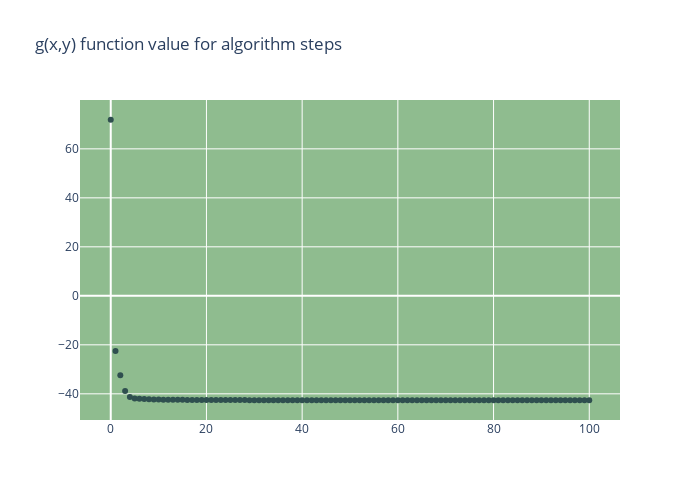

Source (notebook cell):
### Markdown cell above
Z przeprowadzonych obserwacji wywnioskowałem, że potrzebuję co najmniej kilkuset iteracji (uruchomień dla punktów początkowych) by zbadać generalne zachowanie algorytmu. Badania przeprowadzałem głównie na obszarze od -3 do 3, na którym 100 kroków algorytmu było zdecydowanie wystarczające żeby funkcja zatrzymała się po osiągnięciu dolnego limitu wartości gradientu, oznaczonego współczynnikiem odcięcia.

### Code cell
vals = [g(p) for p in dsc[0]]
layout = go.Layout(width=700, height=500,
                title_text='g(x,y) function value for algorithm steps',
                plot_bgcolor='DarkSeaGreen')
fig = go.Figure(layout=layout)
fig.add_trace(go.Scatter(mode='markers', marker_color='DarkSlateGrey', 
                         x=list(range(len(vals))), y=vals))
fig.show()

### Figure 1 — Plotly figure (JSON) as saved in the notebook; plotly's stock layout.template omitted (floating-point values rounded to 4 significant figures)
{"data": [{"marker": {"color": "DarkSlateGrey"}, "mode": "markers", "type": "scatter", "x": [0, 1, 2, 3, 4, 5, 6, 7, 8, 9, 10, 11, 12, 13, 14, 15, 16, 17, 18, 19, 20, 21, 22, 23, 24, 25, 26, 27, 28, 29, 30, 31, 32, 33, 34, 35, 36, 37, 38, 39, 40, 41, 42, 43, 44, 45, 46, 47, 48, 49, 50, 51, 52, 53, 54, 55, 56, 57, 58, 59, 60, 61, 62, 63, 64, 65, 66, 67, 68, 69, 70, 71, 72, 73, 74, 75, 76, 77, 78, 79, 80, 81, 82, 83, 84, 85, 86, 87, 88, 89, 90, 91, 92, 93, 94, 95, 96, 97, 98, 99, 100], "y": [71.88, -22.51, -32.45, -38.89, -41.29, -41.86, -42.04, -42.14, -42.22, -42.28, -42.33, -42.37, -42.4, -42.43, -42.45, -42.47, -42.48, -42.5, -42.51, -42.52, -42.53, -42.54, -42.54, -42.55, -42.55, -42.56, -42.56, -42.57, -42.57, -42.57, -42.58, -42.58, -42.58, -42.59, -42.59, -42.59, -42.59, -42.59, -42.59, -42.6, -42.6, -42.6, -42.6, -42.6, -42.6, -42.6, -42.6, -42.61, -42.61, -42.61, -42.61, -42.61, -42.61, -42.61, -42.61, -42.61, -42.61, -42.61, -42.61, -42.61, -42.61, -42.61, -42.61, -42.61, -42.61, -42.62, -42.62, -42.62, -42.62, -42.62, -42.62, -42.62, -42.62, -42.62, -42.62, -42.62, -42.62, -42.62, -42.62, -42.62, -42.62, -42.62, -42.62, -42.62, -42.62, -42.62, -42.62, -42.62, -42.62, -42.62, -42.62, -42.62, -42.62, -42.62, -42.62, -42.62, -42.62, -42.62, -42.62, -42.62, -42.62]}], "layout": {"height": 500, "plot_bgcolor": "DarkSeaGreen", "title": {"text": "g(x,y) function value for algorithm steps"}, "width": 700}}
